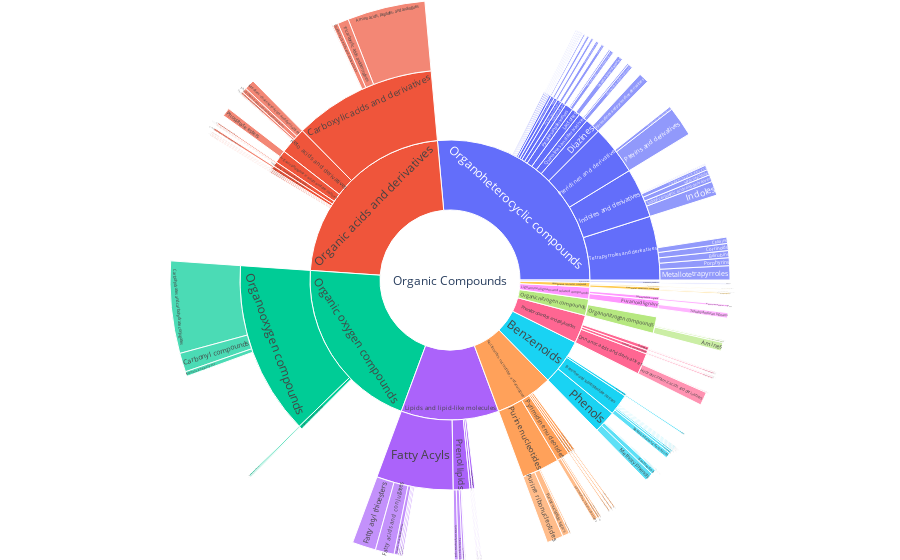

This figure's notebook cell:
### Code cell
fig = px.sunburst(
    data,
    names='character',
    parents='parents',
    values='values',
)
fig.update_layout(margin = dict(t=0, l=0, r=0, b=0))
fig.show()

### Figure 1 — Plotly figure (JSON) as saved in the notebook; plotly's stock layout.template omitted (floating-point values rounded to 4 significant figures; data arrays with more than 128 entries replaced by an {"elided": "..."} marker saying what was removed)
{"data": [{"domain": {"x": [0, 1], "y": [0, 1]}, "hovertemplate": "character=%{label}<br>value=%{value}<br>parent=%{parent}<extra></extra>", "labels": {"elided": "162 str values"}, "name": "", "parents": {"elided": "162 str values"}, "type": "sunburst", "values": {"elided": "162 int values"}}], "layout": {"legend": {"tracegroupgap": 0}, "margin": {"b": 0, "l": 0, "r": 0, "t": 0}}}
